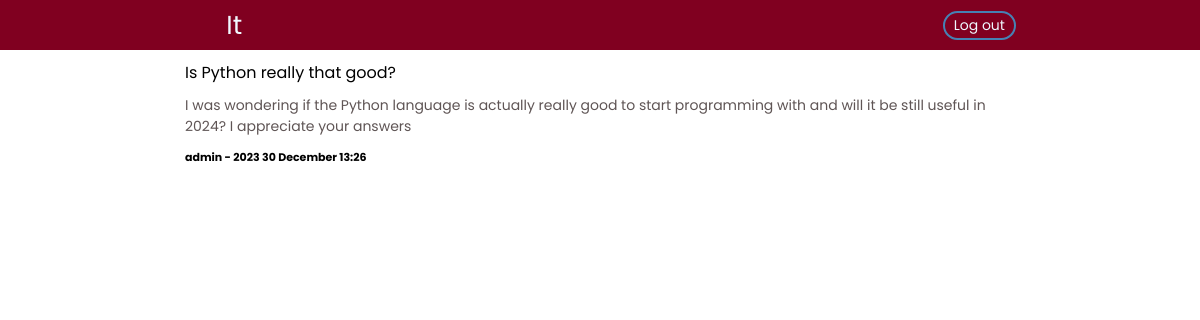
The page /posts (signed in) on the database its author committed.
### src/models/post.py (models this page shows, shortened)
class Post(BaseModel):
    __tablename__ = 'posts'
    id = db.Column(db.Integer, primary_key=True)
    author = db.Column(db.String)
    title = db.Column(db.String)
    content = db.Column(db.String)
    _date = db.Column(db.DateTime)
    @property
    def date(self):
        return self._date

### src/views/post/routes.py (the view)
@post_blueprint.route('/posts', methods=['GET', 'POST'])
@login_required
def posts():
    _posts = Post.query.all()
    return render_template('post/posts.html', posts=_posts)

### src/__init__.py (called while the page is built)
def register_extension(app):
    db.init_app(app)
    migrate.init_app(app, db)
    login_manager.init_app(app)
    login_manager.login_view = 'auth.login'
    @login_manager.user_loader
    def load_user(user_id):
        return User.query.get(user_id)
    admin.init_app(app)
    admin.add_view(PostView(Post, db.session))
    admin.add_view(UserView(User, db.session))

### src/templates/post/posts.html (shortened to what this page needs)
{% extends 'layouts/layout.html' %}
{% block head %}
    <link rel="stylesheet" href="{{ url_for('static.serve_static', filename='css/main/home.css') }}">
{% endblock %}
{% block body %}
    <div class="container flex-d">
        <div class="main-div">
            <div class="posts-div">
                {% for post in posts %}
                    <div class="post">
                        <div class="post-header">{{ post.title }}</div>
                        <div class="post-content">{{ post.content }}</div>
                        <div class="post-bottom">{{ post.author }} - {{ post.date.strftime('%Y %d %B %H:%M') }}</div>
                    </div>
                {% endfor %}
            </div>
        </div>
    </div>
{% endblock %}

### src/static/css/index.css (style rules this page uses)
:root { --main-color: #800020; --secondary-color: #4682B4; }
body { margin: 0; padding: 0; }
.flex-d { display: flex; justify-content: center; align-items: center; }
.container { display: flex; height: 100%; width: 70%; left: 0; right: 0; margin: 0 auto; }

### src/static/css/main/home.css (style rules this page uses)
.main-div { width: 100%; height: 100%; display: flex; flex-direction: column; gap: 5px; }
.posts-div { display: flex; width: 100%; flex-direction: column; gap: 20px; }
.post { display: flex; width: 100%; flex-direction: column; font-family: 'Poppins', sans-serif; gap: 5px; padding: 5px; border-radius: 16px; }
.post-header { display: flex; width: 100%; height: 35px; justify-content: left; align-items: center; }
.post-content { display: flex; width: 100%; justify-content: left; align-items: start; font-size: 14px; color: rgb(95, 85, 85); }
.post-bottom { display: flex; height: 30px; width: 100%; justify-content: left; align-items: center; font-size: 11px; font-weight: bold; }

### rows shown on the page
Post: title "Is Python really that good?", content "I was wondering if the Python language is actually really good to start programming with and will it be still useful in 2024? I appreciate your answers", author "admin", date "2023 30 December 13:26"
